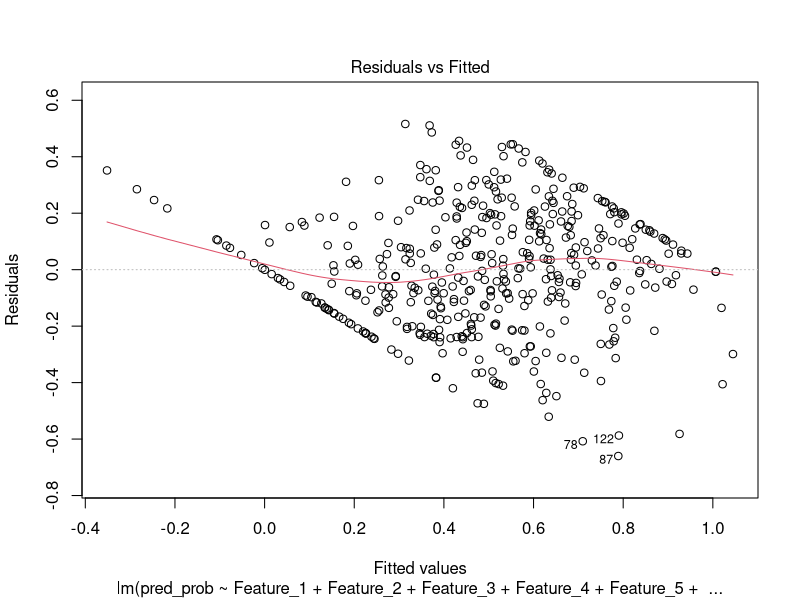
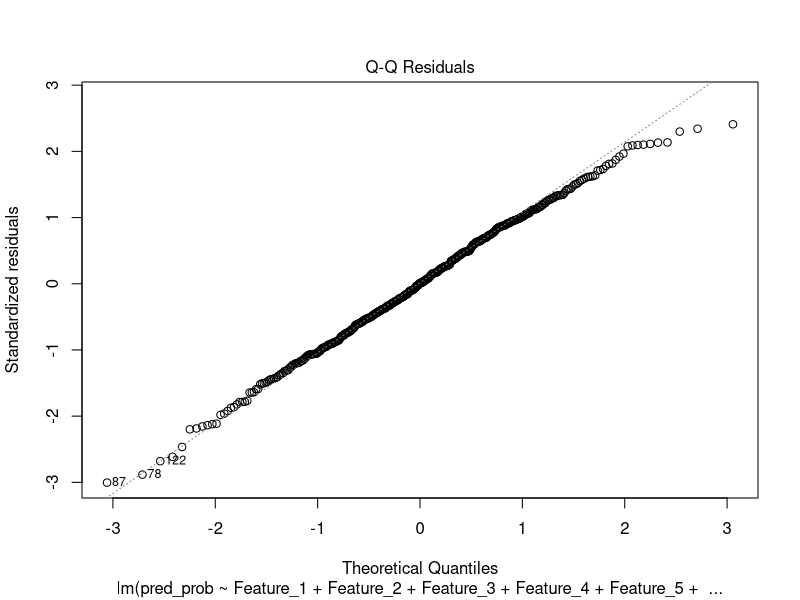
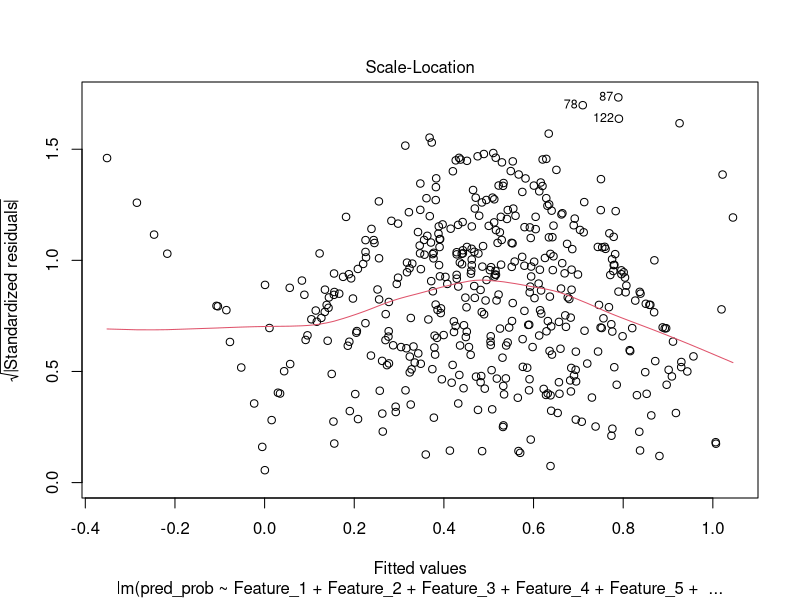
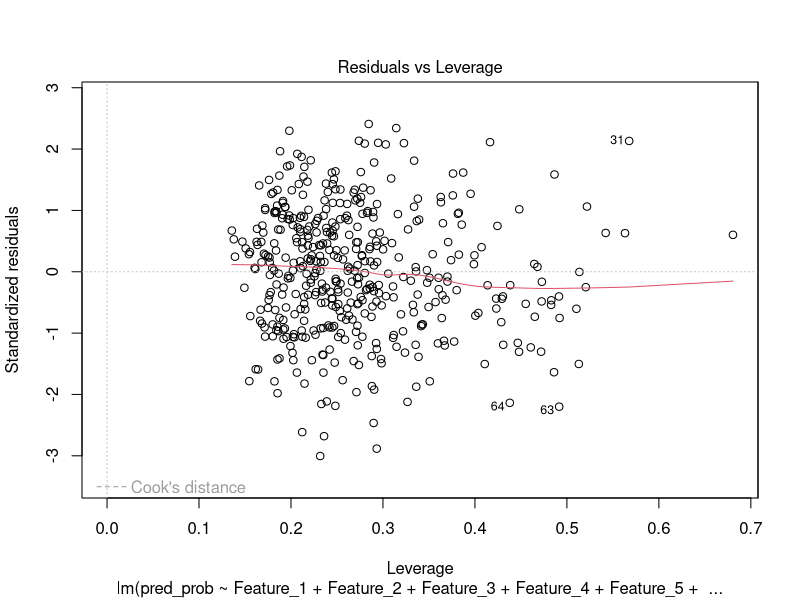
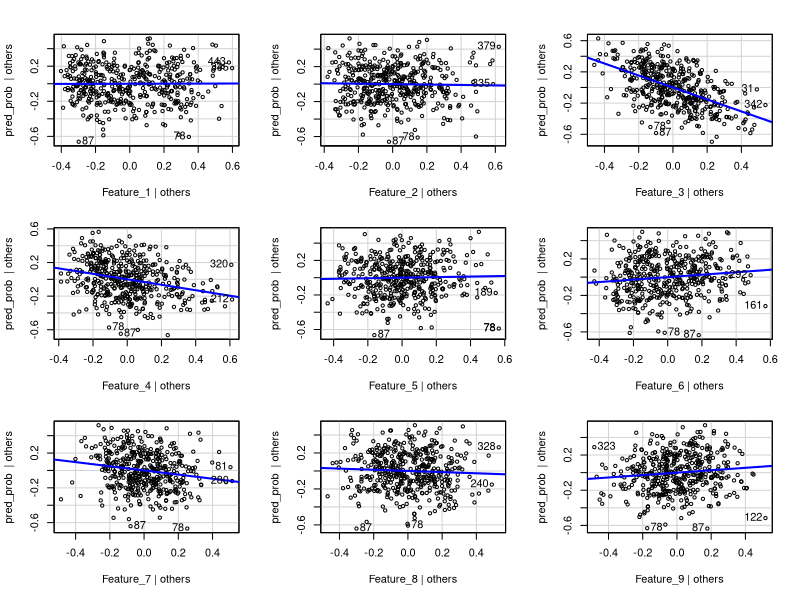
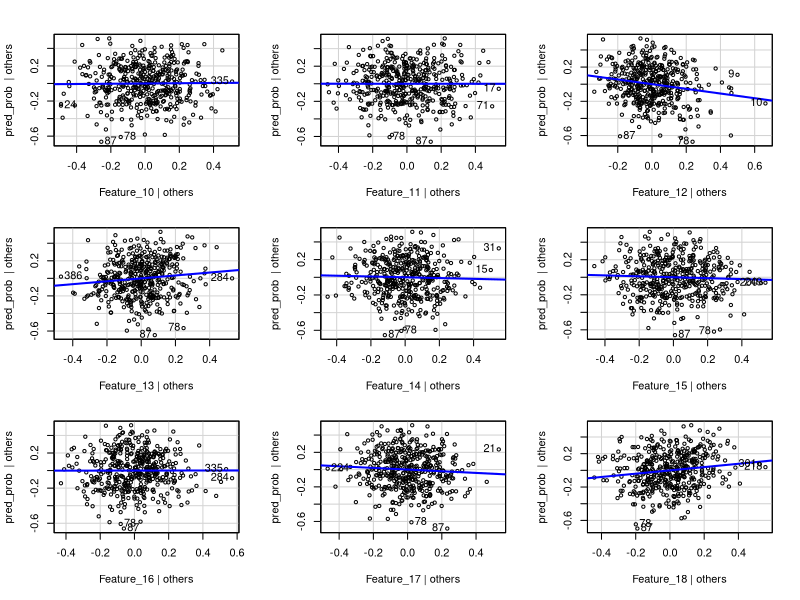
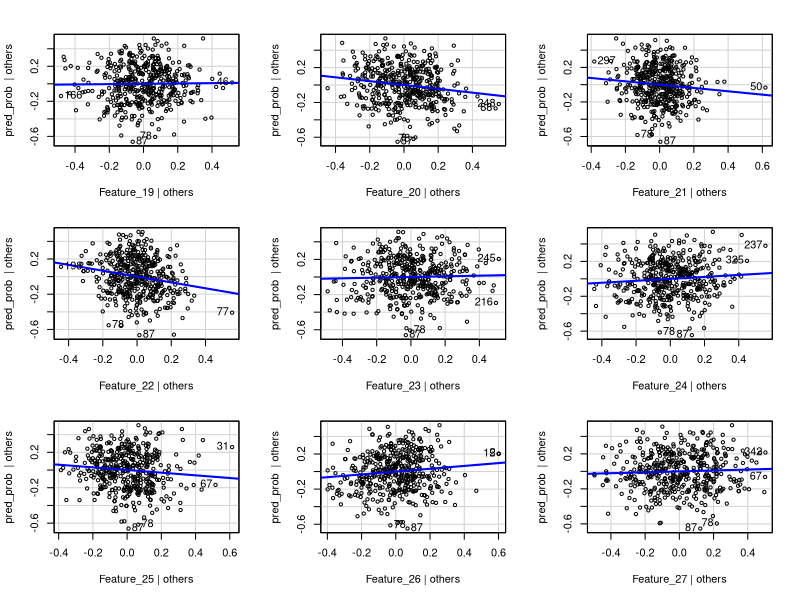
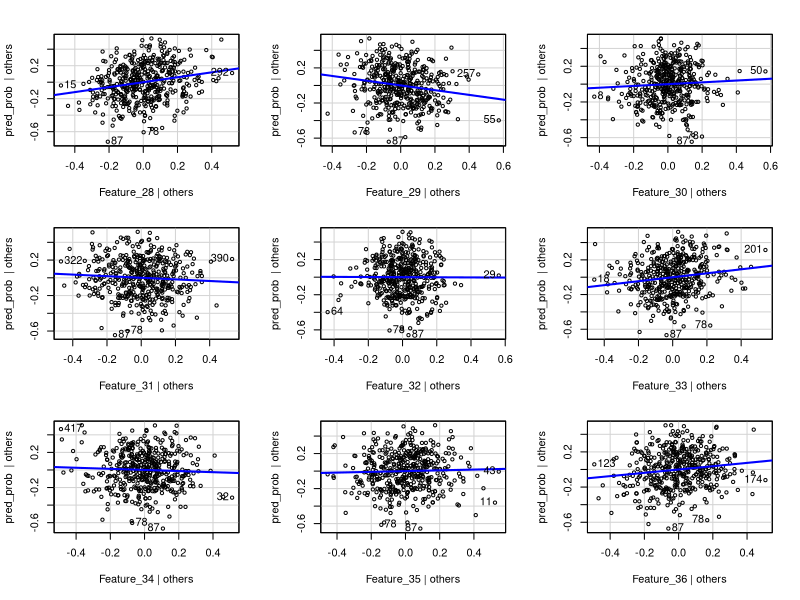

Write the R code that produced these figures, in order. (Note: this script raises an error after producing the figures.)
## ---- chunk 1
knitr::opts_chunk$set(echo = TRUE)
## ---- chunk 2
# Load the required libraries
library(tidyverse)
library(caret)
library(MASS)
library(car)


## ---- chunk 3
# Load the dataset
data <- read.csv("pca_data_120.csv")  # Update with the actual CSV file name

# Display the structure of the loaded data
str(data)

## ---- chunk 4
# Load the dplyr package for data manipulation
library(dplyr)

# Normalize each feature to the range [0, 1]
normalized_data <- data %>%
  mutate(across(starts_with("Feature"), ~ (.-min(.)) / (max(.) - min(.))))

# Display the first few rows of the normalized data
head(normalized_data)


## ---- chunk 5
col_name <- NULL;
for (i in 1:120) {
  
  col_name <-  paste0(col_name,"Feature_", i,"+")
  #data[, col_name] <- boxcox(data[, paste0("Feature_", i)], lambda = NULL)$x
}
cat(col_name)
## ---- chunk 6
model_2  = lm(pred_prob ~ Feature_1+Feature_2+Feature_3+Feature_4+Feature_5+Feature_6+Feature_7+Feature_8+Feature_9+Feature_10+Feature_11+Feature_12+Feature_13+Feature_14+Feature_15+Feature_16+Feature_17+Feature_18+Feature_19+Feature_20+Feature_21+Feature_22+Feature_23+Feature_24+Feature_25+Feature_26+Feature_27+Feature_28+Feature_29+Feature_30+Feature_31+Feature_32+Feature_33+Feature_34+Feature_35+Feature_36+Feature_37+Feature_38+Feature_39+Feature_40+Feature_41+Feature_42+Feature_43+Feature_44+Feature_45+Feature_46+Feature_47+Feature_48+Feature_49+Feature_50+Feature_51+Feature_52+Feature_53+Feature_54+Feature_55+Feature_56+Feature_57+Feature_58+Feature_59+Feature_60+Feature_61+Feature_62+Feature_63+Feature_64+Feature_65+Feature_66+Feature_67+Feature_68+Feature_69+Feature_70+Feature_71+Feature_72+Feature_73+Feature_74+Feature_75+Feature_76+Feature_77+Feature_78+Feature_79+Feature_80+Feature_81+Feature_82+Feature_83+Feature_84+Feature_85+Feature_86+Feature_87+Feature_88+Feature_89+Feature_90+Feature_91+Feature_92+Feature_93+Feature_94+Feature_95+Feature_96+Feature_97+Feature_98+Feature_99+Feature_100+Feature_101+Feature_102+Feature_103+Feature_104+Feature_105+Feature_106+Feature_107+Feature_108+Feature_109+Feature_110+Feature_111+Feature_112+Feature_113+Feature_114+Feature_115+Feature_116+Feature_117+Feature_118+Feature_119+Feature_120, data = normalized_data)
summary(model_2)
## ---- chunk 7

plot(model_2)
## ---- chunk 8

residuals <- residuals(model_2)

# Create the AV plot
avPlots(model_2)

# Create the CR plot
crPlots(model_2)

## ---- chunk 9
# Apply Box-Cox transformation to the target variable (response) if needed
# For example, if you have a response variable named 'y', you can transform it like this:
# data$y_transformed <- boxcox(data$y, lambda = NULL)
# Uncomment and modify the above line based on your data

# Apply Box-Cox transformation to the features
# Assuming the transformed features are named 'Feature_1_transformed', ..., 'Feature_10_transformed'

boxcox(data[, paste0("Feature_1")], lambda = NULL)
for (i in 1:10) {
  boxcox(data[, paste0("Feature_", i)], lambda = NULL)
  #col_name <- paste0("Feature_", i, "_transformed")
  #data[, col_name] <- boxcox(data[, paste0("Feature_", i)], lambda = NULL)$x
}

# Define the list of transformed feature names
transformed_feature_names <- paste0("Feature_", 1:10, "_transformed")  # Adjust the range as needed

# Construct the formula for MLR
formula <- reformulate(transformed_feature_names, response = "y")

# Perform Multiple Linear Regression (MLR) using the transformed features
model <- lm(formula, data = data)

# Display the summary of the MLR model
summary(model)


